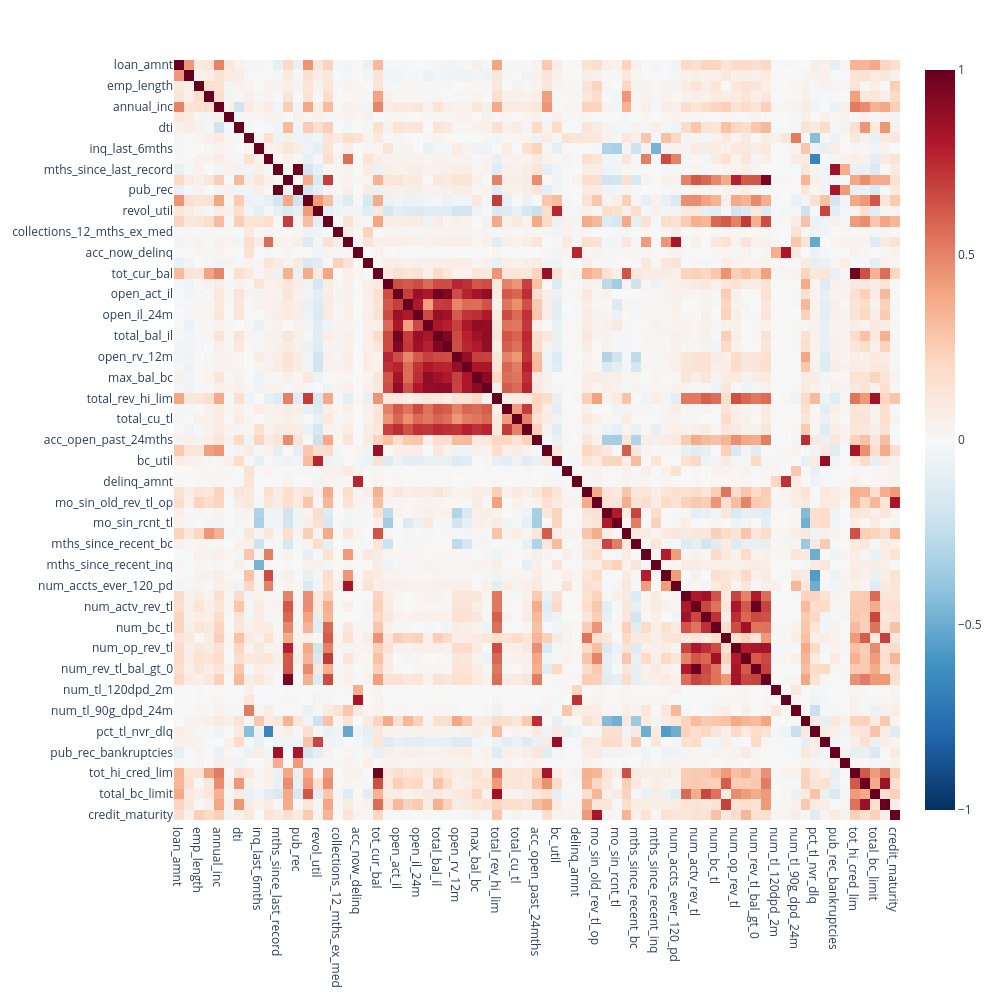
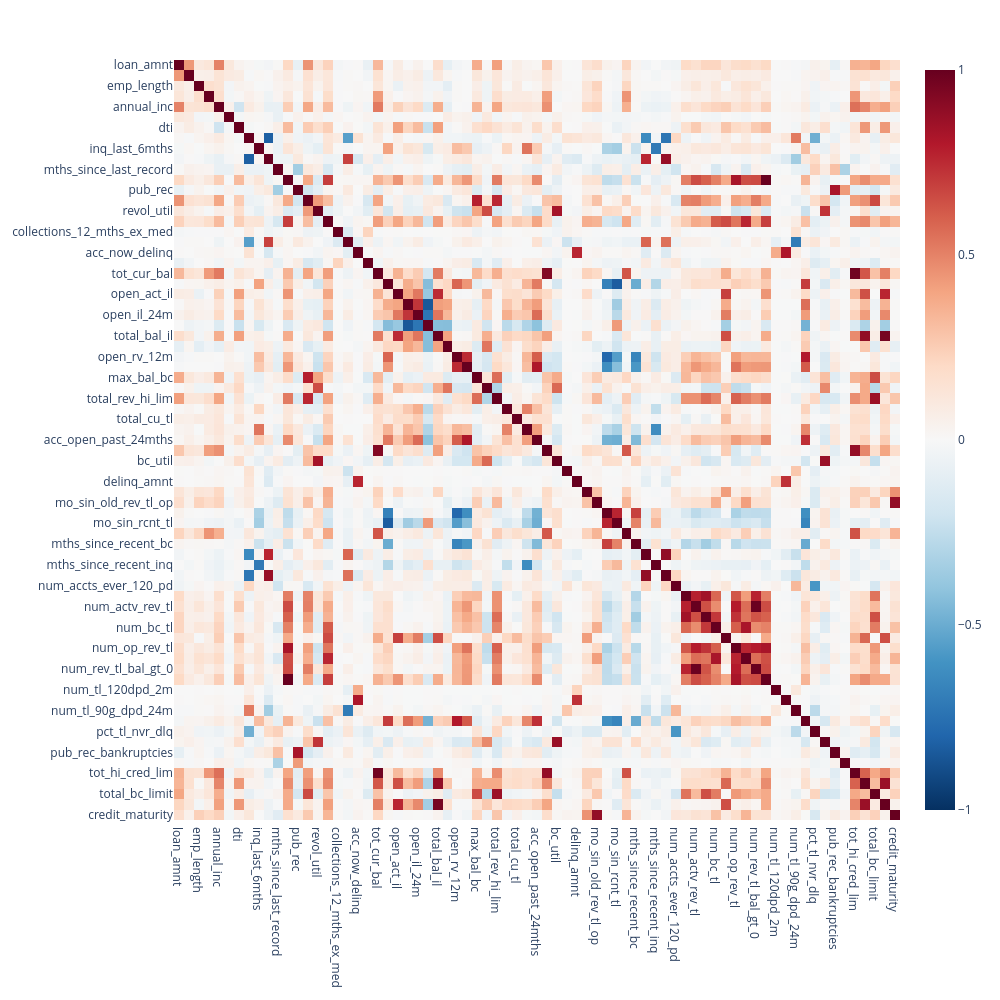

Notebook cell for these charts, in order:
### Code cell
#Checking multicoliniarity on numeric variables
print(X_train.select_dtypes(include=['int64', 'float64',]).shape)
print(X_train_tree.select_dtypes(include=['int64', 'float64',]).shape)
import plotly.express as px

#Printing X_train Dataset
numeric_df = X_train.select_dtypes(include=['int64', 'float64',])

corr_matrix = numeric_df.corr(method='spearman')


fig = px.imshow(
    corr_matrix, 
    text_auto=False, 
    aspect="auto", 
    color_continuous_scale='RdBu_r', 
    zmin=-1, zmax=1
)
fig.update_layout(width=1000, height=1000)
fig.show()


#Printing X_train_tree Dataset (without missing values impeted and _is_nan vars created)

numeric_df = X_train_tree.select_dtypes(include=['int64', 'float64',])

corr_matrix = numeric_df.corr(method='spearman')


fig = px.imshow(
    corr_matrix, 
    text_auto=False, 
    aspect="auto", 
    color_continuous_scale='RdBu_r', 
    zmin=-1, zmax=1
)
fig.update_layout(width=1000, height=1000)
fig.show()

#we can see an artificial multicoliniarity due to imputation so we added the tree model datasets...

### Figure 1 — Plotly figure (JSON) as saved in the notebook; plotly's stock layout.template omitted (floating-point values rounded to 4 significant figures; data arrays with more than 128 entries replaced by an {"elided": "..."} marker saying what was removed)
{"data": [{"coloraxis": "coloraxis", "hovertemplate": "x: %{x}<br>y: %{y}<br>color: %{z}<extra></extra>", "name": "0", "type": "heatmap", "x": ["loan_amnt", "term", "emp_length", "home_ownership", "annual_inc", "verification_status", "dti", "delinq_2yrs", "inq_last_6mths", "mths_since_last_delinq", "mths_since_last_record", "open_acc", "pub_rec", "revol_bal", "revol_util", "total_acc", "collections_12_mths_ex_med", "mths_since_last_major_derog", "acc_now_delinq", "tot_coll_amt", "tot_cur_bal", "open_acc_6m", "open_act_il", "open_il_12m", "open_il_24m", "mths_since_rcnt_il", "total_bal_il", "il_util", "open_rv_12m", "open_rv_24m", "max_bal_bc", "all_util", "total_rev_hi_lim", "inq_fi", "total_cu_tl", "inq_last_12m", "acc_open_past_24mths", "avg_cur_bal", "bc_util", "chargeoff_within_12_mths", "delinq_amnt", "mo_sin_old_il_acct", "mo_sin_old_rev_tl_op", "mo_sin_rcnt_rev_tl_op", "mo_sin_rcnt_tl", "mort_acc", "mths_since_recent_bc", "mths_since_recent_bc_dlq", "mths_since_recent_inq", "mths_since_recent_revol_delinq", "num_accts_ever_120_pd", "num_actv_bc_tl", "num_actv_rev_tl", "num_bc_sats", "num_bc_tl", "num_il_tl", "num_op_rev_tl", "num_rev_accts", "num_rev_tl_bal_gt_0", "num_sats", "num_tl_120dpd_2m", "num_tl_30dpd", "num_tl_90g_dpd_24m", "num_tl_op_past_12m", "pct_tl_nvr_dlq", "percent_bc_gt_75", "pub_rec_bankruptcies", "tax_liens", "tot_hi_cred_lim", "total_bal_ex_mort", "total_bc_limit", "total_il_high_credit_limit", "credit_maturity"], "xaxis": "x", "y": ["loan_amnt", "term", "emp_length", "home_ownership", "annual_inc", "verification_status", "dti", "delinq_2yrs", "inq_last_6mths", "mths_since_last_delinq", "mths_since_last_record", "open_acc", "pub_rec", "revol_bal", "revol_util", "total_acc", "collections_12_mths_ex_med", "mths_since_last_major_derog", "acc_now_delinq", "tot_coll_amt", "tot_cur_bal", "open_acc_6m", "open_act_il", "open_il_12m", "open_il_24m", "mths_since_rcnt_il", "total_bal_il", "il_util", "open_rv_12m", "open_rv_24m", "max_bal_bc", "all_util", "total_rev_hi_lim", "inq_fi", "total_cu_tl", "inq_last_12m", "acc_open_past_24mths", "avg_cur_bal", "bc_util", "chargeoff_within_12_mths", "delinq_amnt", "mo_sin_old_il_acct", "mo_sin_old_rev_tl_op", "mo_sin_rcnt_rev_tl_op", "mo_sin_rcnt_tl", "mort_acc", "mths_since_recent_bc", "mths_since_recent_bc_dlq", "mths_since_recent_inq", "mths_since_recent_revol_delinq", "num_accts_ever_120_pd", "num_actv_bc_tl", "num_actv_rev_tl", "num_bc_sats", "num_bc_tl", "num_il_tl", "num_op_rev_tl", "num_rev_accts", "num_rev_tl_bal_gt_0", "num_sats", "num_tl_120dpd_2m", "num_tl_30dpd", "num_tl_90g_dpd_24m", "num_tl_op_past_12m", "pct_tl_nvr_dlq", "percent_bc_gt_75", "pub_rec_bankruptcies", "tax_liens", "tot_hi_cred_lim", "total_bal_ex_mort", "total_bc_limit", "total_il_high_credit_limit", "credit_maturity"], "yaxis": "y", "z": {"elided": "73x73 float values"}}], "layout": {"coloraxis": {"cmax": 1, "cmin": -1, "colorscale": [[0, "rgb(5,48,97)"], [0.1, "rgb(33,102,172)"], [0.2, "rgb(67,147,195)"], [0.3, "rgb(146,197,222)"], [0.4, "rgb(209,229,240)"], [0.5, "rgb(247,247,247)"], [0.6, "rgb(253,219,199)"], [0.7, "rgb(244,165,130)"], [0.8, "rgb(214,96,77)"], [0.9, "rgb(178,24,43)"], [1, "rgb(103,0,31)"]]}, "height": 1000, "margin": {"t": 60}, "width": 1000, "xaxis": {"anchor": "y", "domain": [0, 1]}, "yaxis": {"anchor": "x", "autorange": "reversed", "domain": [0, 1]}}}

### Figure 2 — Plotly figure (JSON) as saved in the notebook; plotly's stock layout.template omitted (floating-point values rounded to 4 significant figures; data arrays with more than 128 entries replaced by an {"elided": "..."} marker saying what was removed)
{"data": [{"coloraxis": "coloraxis", "hovertemplate": "x: %{x}<br>y: %{y}<br>color: %{z}<extra></extra>", "name": "0", "type": "heatmap", "x": ["loan_amnt", "term", "emp_length", "home_ownership", "annual_inc", "verification_status", "dti", "delinq_2yrs", "inq_last_6mths", "mths_since_last_delinq", "mths_since_last_record", "open_acc", "pub_rec", "revol_bal", "revol_util", "total_acc", "collections_12_mths_ex_med", "mths_since_last_major_derog", "acc_now_delinq", "tot_coll_amt", "tot_cur_bal", "open_acc_6m", "open_act_il", "open_il_12m", "open_il_24m", "mths_since_rcnt_il", "total_bal_il", "il_util", "open_rv_12m", "open_rv_24m", "max_bal_bc", "all_util", "total_rev_hi_lim", "inq_fi", "total_cu_tl", "inq_last_12m", "acc_open_past_24mths", "avg_cur_bal", "bc_util", "chargeoff_within_12_mths", "delinq_amnt", "mo_sin_old_il_acct", "mo_sin_old_rev_tl_op", "mo_sin_rcnt_rev_tl_op", "mo_sin_rcnt_tl", "mort_acc", "mths_since_recent_bc", "mths_since_recent_bc_dlq", "mths_since_recent_inq", "mths_since_recent_revol_delinq", "num_accts_ever_120_pd", "num_actv_bc_tl", "num_actv_rev_tl", "num_bc_sats", "num_bc_tl", "num_il_tl", "num_op_rev_tl", "num_rev_accts", "num_rev_tl_bal_gt_0", "num_sats", "num_tl_120dpd_2m", "num_tl_30dpd", "num_tl_90g_dpd_24m", "num_tl_op_past_12m", "pct_tl_nvr_dlq", "percent_bc_gt_75", "pub_rec_bankruptcies", "tax_liens", "tot_hi_cred_lim", "total_bal_ex_mort", "total_bc_limit", "total_il_high_credit_limit", "credit_maturity"], "xaxis": "x", "y": ["loan_amnt", "term", "emp_length", "home_ownership", "annual_inc", "verification_status", "dti", "delinq_2yrs", "inq_last_6mths", "mths_since_last_delinq", "mths_since_last_record", "open_acc", "pub_rec", "revol_bal", "revol_util", "total_acc", "collections_12_mths_ex_med", "mths_since_last_major_derog", "acc_now_delinq", "tot_coll_amt", "tot_cur_bal", "open_acc_6m", "open_act_il", "open_il_12m", "open_il_24m", "mths_since_rcnt_il", "total_bal_il", "il_util", "open_rv_12m", "open_rv_24m", "max_bal_bc", "all_util", "total_rev_hi_lim", "inq_fi", "total_cu_tl", "inq_last_12m", "acc_open_past_24mths", "avg_cur_bal", "bc_util", "chargeoff_within_12_mths", "delinq_amnt", "mo_sin_old_il_acct", "mo_sin_old_rev_tl_op", "mo_sin_rcnt_rev_tl_op", "mo_sin_rcnt_tl", "mort_acc", "mths_since_recent_bc", "mths_since_recent_bc_dlq", "mths_since_recent_inq", "mths_since_recent_revol_delinq", "num_accts_ever_120_pd", "num_actv_bc_tl", "num_actv_rev_tl", "num_bc_sats", "num_bc_tl", "num_il_tl", "num_op_rev_tl", "num_rev_accts", "num_rev_tl_bal_gt_0", "num_sats", "num_tl_120dpd_2m", "num_tl_30dpd", "num_tl_90g_dpd_24m", "num_tl_op_past_12m", "pct_tl_nvr_dlq", "percent_bc_gt_75", "pub_rec_bankruptcies", "tax_liens", "tot_hi_cred_lim", "total_bal_ex_mort", "total_bc_limit", "total_il_high_credit_limit", "credit_maturity"], "yaxis": "y", "z": {"elided": "73x73 float values"}}], "layout": {"coloraxis": {"cmax": 1, "cmin": -1, "colorscale": [[0, "rgb(5,48,97)"], [0.1, "rgb(33,102,172)"], [0.2, "rgb(67,147,195)"], [0.3, "rgb(146,197,222)"], [0.4, "rgb(209,229,240)"], [0.5, "rgb(247,247,247)"], [0.6, "rgb(253,219,199)"], [0.7, "rgb(244,165,130)"], [0.8, "rgb(214,96,77)"], [0.9, "rgb(178,24,43)"], [1, "rgb(103,0,31)"]]}, "height": 1000, "margin": {"t": 60}, "width": 1000, "xaxis": {"anchor": "y", "domain": [0, 1]}, "yaxis": {"anchor": "x", "autorange": "reversed", "domain": [0, 1]}}}
